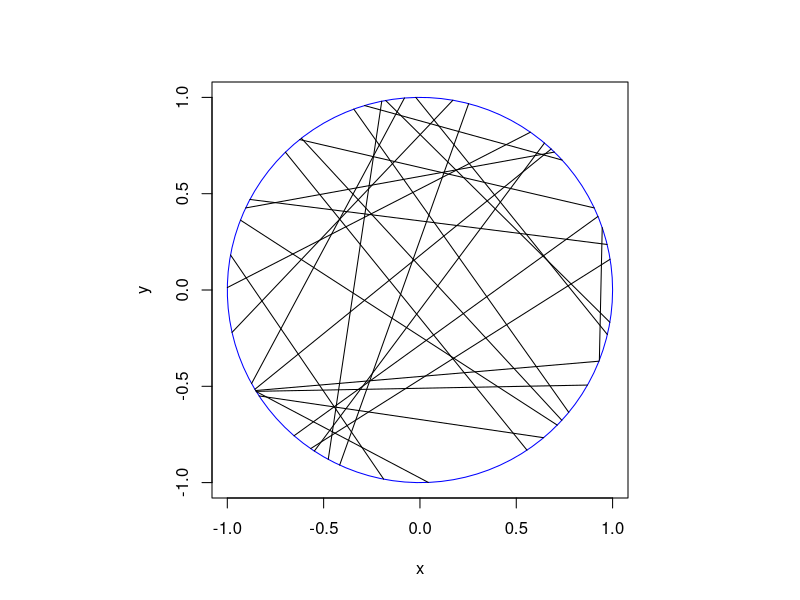

Write the R code that produced this figure.
# Simulate a Poisson line process on a disk. 
# Author: H. Paul Keeler, 2019.

###START Parameters START###
#Poisson line process parameters
lambda=4; #intensity (ie mean density) of the Poisson line process

#Simulation disk dimensions
xx0=0; yy0=0; #center of disk
r=1; #disk radius
massLine=2*pi*r*lambda; #total measure of line process
###END Parameters END###

###START Simulate a Poisson line process on a disk START###
#Simulate Poisson point process
numbLines=rpois(1,massLine);#Poisson number of points

theta=2*pi*runif(numbLines); #choose angular component uniformly
p=r*runif(numbLines); #choose radial component uniformly
q=sqrt(r^2-p^2); #distance to circle edge (alonge line)

#calculate trig values
sin_theta=sin(theta);
cos_theta=cos(theta);

#calculate segment endpoints of Poisson line process
xx1=xx0+p*cos_theta+q*sin_theta;
yy1=yy0+p*sin_theta-q*cos_theta;
xx2=xx0+p*cos_theta-q*sin_theta;
yy2=yy0+p*sin_theta+q*cos_theta;
###END Simulate a Poisson line process on a disk END###

### START Plotting ###START
#draw circle
t=seq(0,2*pi,len=100);
xp=r*cos(t); yp=r*sin(t);
par(pty="s"); #use square plotting region
plot(xx0+xp,yy0+yp,xlab='x',ylab='y',type="l", col='blue');
#plot segments of Poisson line process
segments(xx1,yy1,xx2,yy2); 
###END Plotting END###
